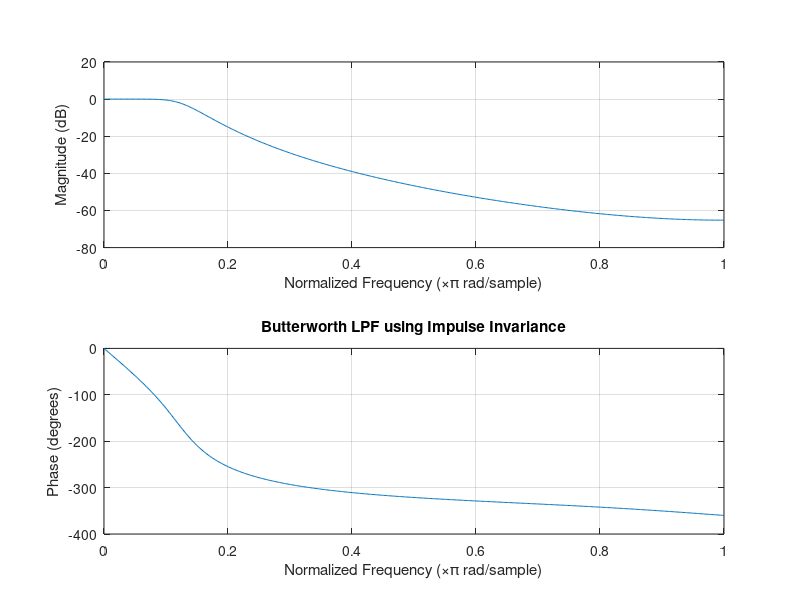

The MATLAB source for this figure:
clc;
clear;
close all;

Fs = 80000;      % Sampling frequency
Fp = 4000;       % Passband frequency
Fst = 20000;     % Stopband frequency

Rp = 0.5;        % Passband ripple
Rs = 45;         % Stopband attenuation

Wp = 2*pi*Fp;    % Analog passband
Ws = 2*pi*Fst;   % Analog stopband

% Find filter order
[N,Wn] = buttord(Wp,Ws,Rp,Rs,'s');

% Analog Butterworth filter
[b,a] = butter(N,Wn,'s');

% Convert to digital using impulse invariance
[num,den] = impinvar(b,a,Fs);

% Frequency response
figure;
freqz(num,den);
title('Butterworth LPF using Impulse Invariance');
